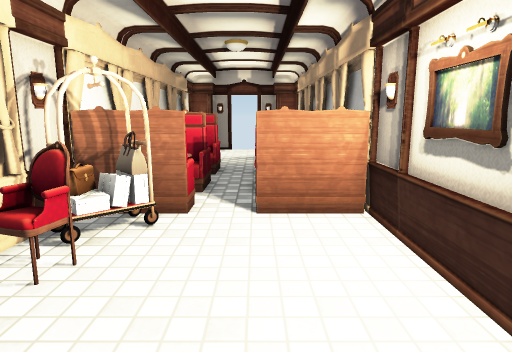
view 1 (above)

16 first-person views from a walk through a 3-D level made in the Unity game engine. The camera is 1.4 m above the floor, tilts 10° down and sees 75° across. Doors are open. The floor is counted in squares, 0.5 m on a side. Each view is taken from the middle of a square. On the plan, view 1 faces up. The plan holds only what a view shows up to about 20 squares ahead; the rest is blank. The place goes on beyond the plan. Some surface patterns are stand-ins.

view 2
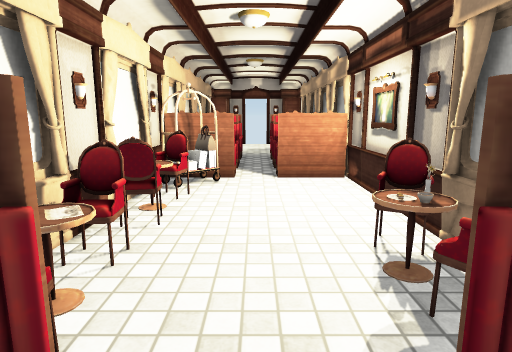

view 3
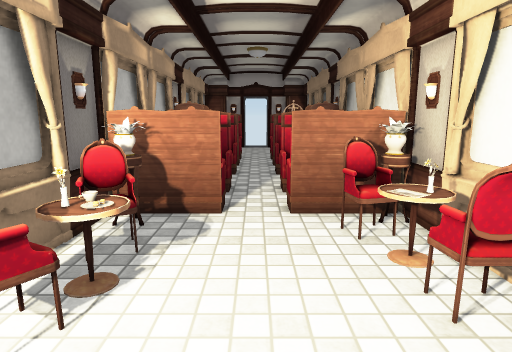

view 4
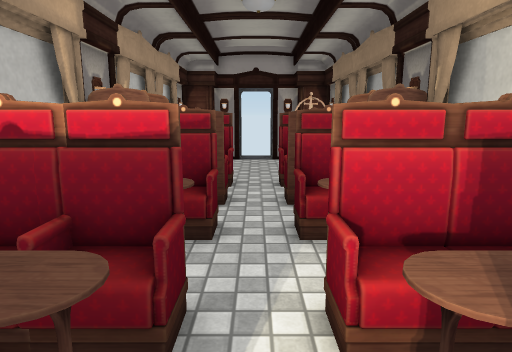

view 5
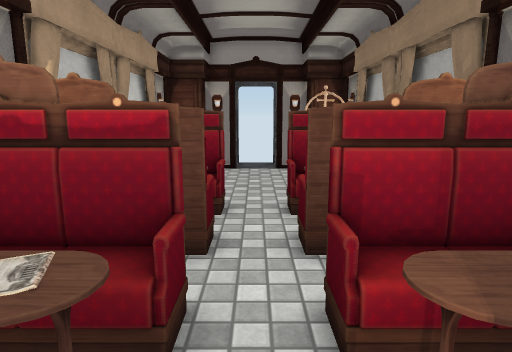

view 6
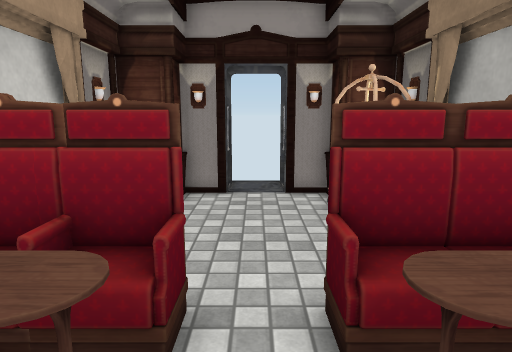

view 7
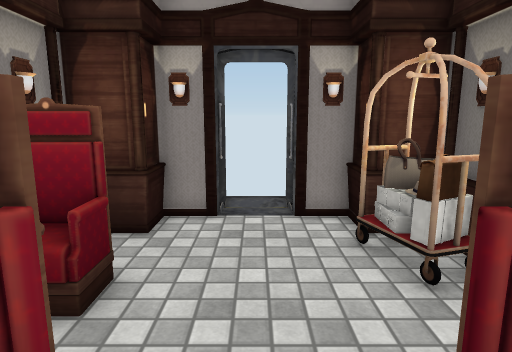

view 8
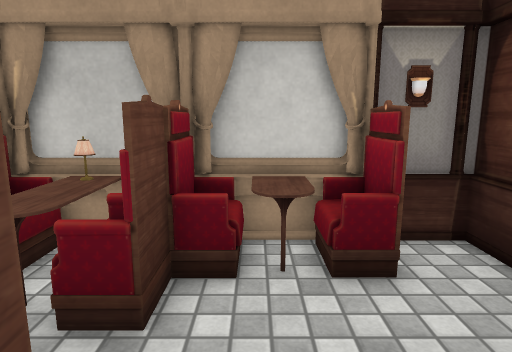

view 9
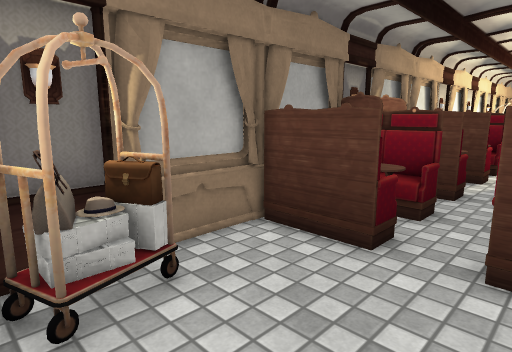

view 10
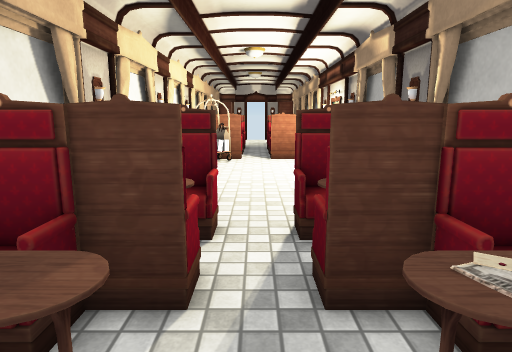

view 11
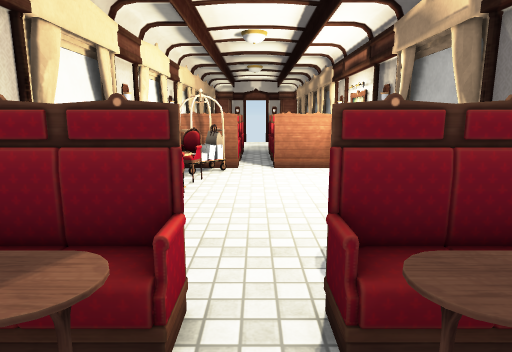

view 12
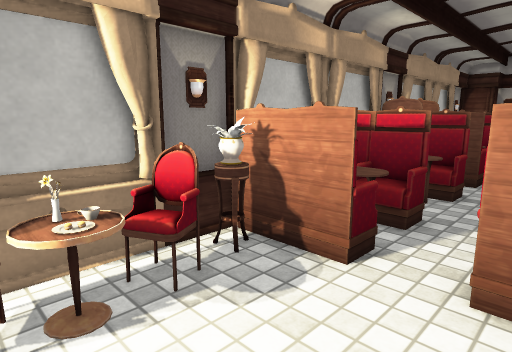

view 13
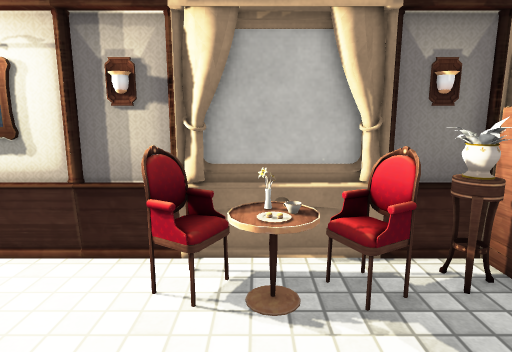

view 14
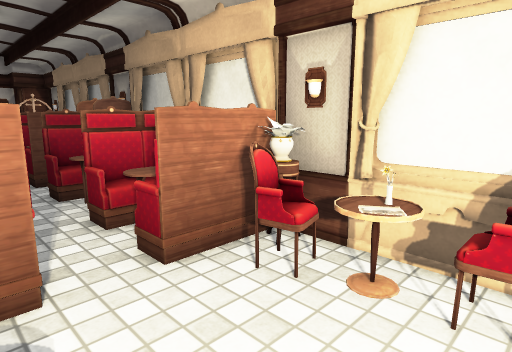

view 15
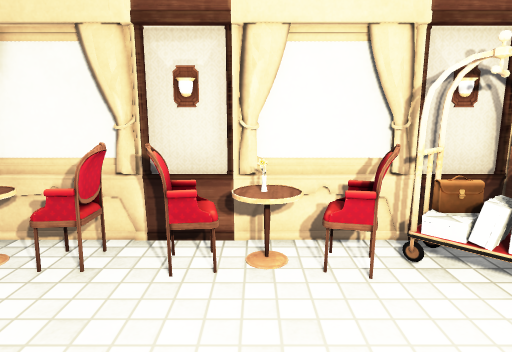

view 16
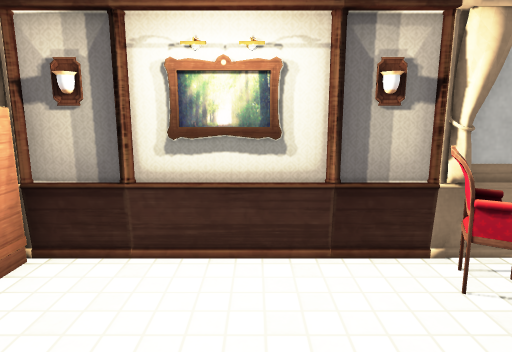

### Floor plan
Points are (right, up) in squares from view 1. A wall is a line through its corners. A room is listed if a view was taken in it or the views show most of it. See-through windows are left out.
Room 1 (views 1, 2, 3, 4, 5, 6, 7, 8, 9, 10, 11, 12, 13, 14, 15, 16)
walls: (1.4, -8.3) (2.5, -8.3); (1.5, -9.5) (1.5, -7.5); (2.5, -8.7) (1.4, -8.7); (3.1, -5.1) (3.3, -4.4); (3.4, -8.3) (3.4, -4.4); (-5.3, -4.4) (-5.3, -4.9); (-5.5, -4.6) (-5.5, -8.2); (-5.5, -9.6) (-5.5, -12.2); (3.4, -4) (3.4, 7.5); (3.3, -2.7) (3.2, -2) (3.4, -1.6); (3.3, -2.5) (3.3, -2.1); (-5.5, -2.6) (-5.5, -3.7); (-5.1, -2) (-5.2, -2.7); (-5.3, -1.7) (-5.2, -1.9) (-5.1, -2.5); (3.4, -12.3) (3.4, -9.8); (3.3, 0.6) (3, 1.2) (3.3, 1.6); (3.3, 0.7) (3.1, 1.3); (3.2, 0.9) (3.3, 1.6); (3.1, 1) (3.4, 1.4); (3.1, 1) (3.1, 1.3); (-5.5, -14.9) (-5.5, -17.5); (3.6, -15) (3.2, -15) (3.3, -14.7); (-5.5, 1.5) (-5.5, -2.4); (-5.3, 1.7) (-5.2, 0.9) (-5.3, 0.7); (-5.3, 2.9) (-5.3, -2.5); (-5.5, 3.4) (-5.5, 1.6); (1.5, -18.3) (2.5, -18.3); (-5.1, -17.9) (-5.3, -18.9); (3.4, -17.8) (3.4, -14.6); (-5.3, -18.1) (-5.3, -21.7) (-5.2, -21.9) (-5.3, -22.6); (-5.3, 4.3) (-5.1, 4) (-5.2, 3.6); (-5.3, -18.4) (-5.2, -18.9); (-5.5, -18.5) (-5.5, -22.2); (-5.2, -19) (-5.3, -19.3); (1.5, -19.6) (1.5, -17.5); (3.3, -19.3) (3.2, -19); (-5.2, 7.1) (-5.3, 6.7); (-5.5, 7.2) (-5.5, 3.6); (-5.3, 7.6) (-5.2, 7.1) (-5.4, 6.7); (3.4, 7.6) (3.4, 9.9); (1.4, -22.3) (3.4, -22.3) (3.4, -18.7) (1.4, -18.7); (-5.3, -22.1) (-5.3, -24.4); (1.5, -22.6) (1.5, -21.5); (-5.3, 8.4) (-5.3, 3.6); (-5.5, -22.6) (-5.5, -24.4); (-5.5, 8.6) (-5.5, 7.6); (3.3, -22.7) (3.2, -22.2); (3.3, 9.4) (3.1, 10.1); (1.5, -25) (3.4, -25); (-3.8, -25) (-3.8, -26.4); (3.4, -24.8) (3.4, -22.6); (-5.4, -25) (-3.6, -25); (1.8, -26.4) (1.8, -25.3)
low walls: (-3.6, -25) (-3.6, -26.2); (1.5, -26.4) (1.5, -24.8) (3.4, -24.8)
objects: other object (-5, -4); other object (-5, -3); other object (-5, 9); other object (-4, -24) to (-3, -22); other object (-4, -18) to (-2, -18); other object (-4, -15) to (-2, -14); other object (-4, -12) to (-2, -12); other object (-4, -9) to (-3, -8); other object (-4, -5) to (-2, -4); other object (-4, -4); other object (-4, -3) to (-3, -3); other object (-4, -2) to (-3, -1); other object (-4, 0) to (-4, 1); other object (-4, 2) to (-4, 3); other object (-4, 4) to (-4, 5); other object (-4, 6) to (-3, 6); other object (-4, 7) to (-4, 8); other object (-4, 9); other object (-4, 10) to (-2, 10); other object (-3, -26); other object (-3, -17) to (-2, -16); other object (-3, -11) to (-2, -10); other object (-3, -8) to (-2, -8); other object (-3, -7) to (-2, -6); other object (-3, 8); other object (-3, 9); other object (-2, -26); other object (0, -26); other object (0, -18) to (1, -18); other object (0, -17) to (3, -16); other object (0, -15) to (2, -14); other object (0, -12) to (2, -12); other object (0, -11) to (2, -10); other object (0, -8) to (1, -8); other object (0, -7) to (1, -6); other object (0, -5) to (2, -4); other object (0, 10) to (2, 10); other object (1, -26); other object (1, -1) to (2, 0); other object (2, -21) to (2, -20); other object (2, -4); other object (2, -3); other object (2, -2) to (2, -1); other object (2, 1) to (2, 2); other object (3, -16)

Where each view was taken, in squares from view 1:
view 1: 0 up, 0 right, facing up
view 2: 6 down, 1 left, facing up
view 3: 5 up, 1 left, facing down
view 4: 4 down, 1 left, facing down
view 5: 8 down, 1 left, facing down
view 6: 14 down, 1 left, facing down
view 7: 17 down, 1 left, facing down
view 8: 20 down, 4 left, facing right
view 9: 25 down, 1 right, facing up-left
view 10: 13 down, 1 left, facing up
view 11: 9 down, 1 left, facing up
view 12: 1 up, 3 left, facing down-right
view 13: 0 up, 3 left, facing right
view 14: 1 up, 1 right, facing down-left
view 15: 4 up, 2 right, facing left
view 16: 5 up, 3 left, facing right
